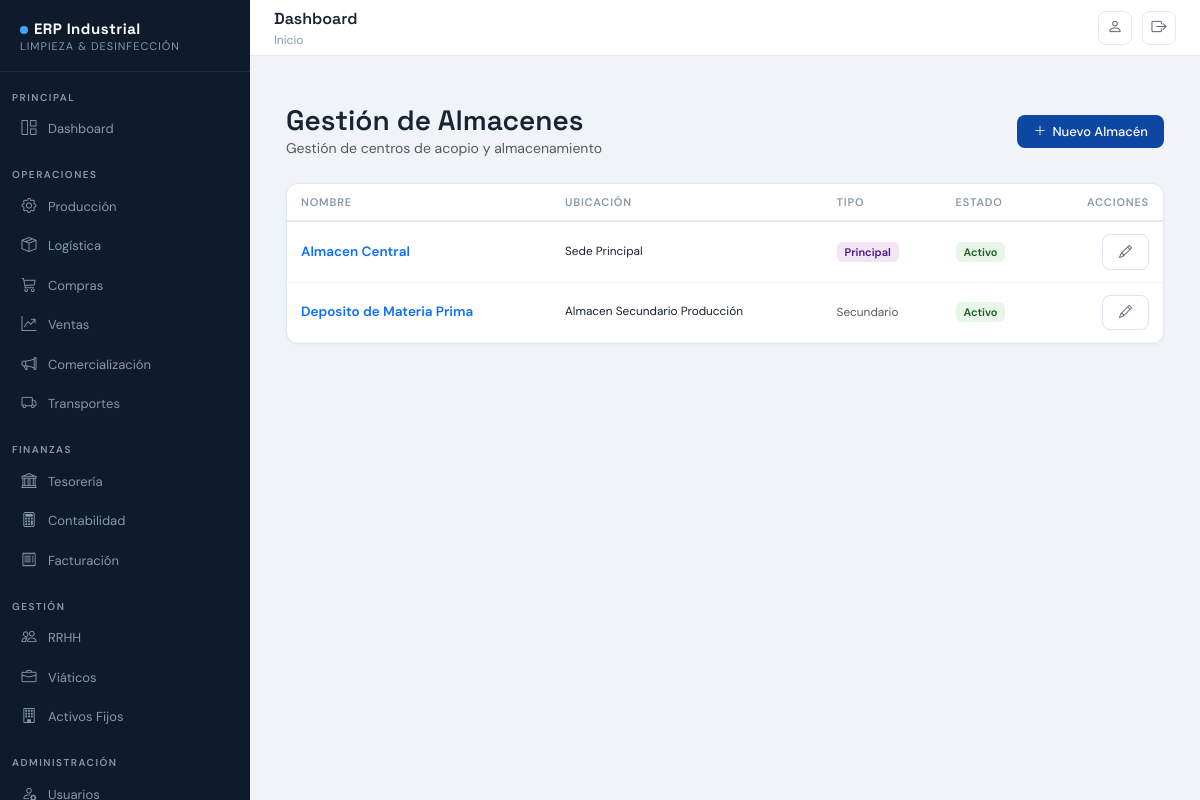
/logistica/almacenes/ (signed in), run on the app's committed database.
### apps/logistica/models.py (models this page shows, shortened)
class Almacen(models.Model):
    nombre = models.CharField(max_length=100)
    ubicacion = models.CharField(max_length=255, blank=True)
    es_principal = models.BooleanField(default=False)
    activo = models.BooleanField(default=True)
    class Meta:
        verbose_name_plural = "Almacenes"

### apps/logistica/views.py (the view)
# urls.py: path('almacenes/', views.almacen_list, name='almacen_list'),
@login_required
def almacen_list(request):
    try:
        from apps.logistica.models import Almacen
        almacenes = Almacen.objects.all()
    except Exception:
        almacenes = []
    return render(request, 'logistica/almacen_list.html', {
        'titulo': 'Gestión de Almacenes',
        'almacenes': almacenes,
    })

### apps/administracion/context_processors.py (called while the page is built)
def empresa_context(request):
    try:
        config = Empresa.objects.first()
    except:
        config = None
    return {'EMPRESA': config}

### apps/logistica/templates/logistica/almacen_list.html (shortened to what this page needs)
{% extends "base.html" %}
{% block content %}
<div class="container-fluid py-4">
    <div class="d-flex justify-content-between align-items-center mb-4">
        <div>
            <h2 class="topbar-title fs-3 mb-0">{{ titulo }}</h2>
            <p class="text-muted small mb-0">Gestión de centros de acopio y almacenamiento</p>
        </div>
        <a href="{% url 'logistica:almacen_create' %}" class="btn btn-erp btn-erp-primary">
            <i class="bi bi-plus-lg"></i> Nuevo Almacén
        </a>
    </div>
    <div class="erp-card">
        <div class="erp-card-body p-0">
            <div class="table-responsive">
                <table class="erp-table align-middle">
                    <thead>
                        <tr>
                            <th>Nombre</th>
                            <th>Ubicación</th>
                            <th>Tipo</th>
                            <th>Estado</th>
                            <th class="text-end">Acciones</th>
                        </tr>
                    </thead>
                    <tbody>
                        {% for a in almacenes %}
                        <tr>
                            <td>
                                <div class="fw-semibold text-primary">{{ a.nombre }}</div>
                            </td>
                            <td><div class="small">{{ a.ubicacion|default:"No especificada" }}</div></td>
                            <td>
                                {% if a.es_principal %}
                                <span class="badge-rol">Principal</span>
                                {% else %}
                                <span class="text-muted small">Secundario</span>
                                {% endif %}
                            </td>
                            <td>
                                <span class="badge-area {% if a.activo %}badge-activo{% else %}badge-inactivo{% endif %}">
                                    {% if a.activo %}Activo{% else %}Inactivo{% endif %}
                                </span>
                            </td>
                            <td class="text-end">
                                <a href="{% url 'logistica:almacen_update' a.pk %}" class="btn-erp btn-erp-outline btn-sm">
                                    <i class="bi bi-pencil"></i>
                                </a>
                            </td>
                        </tr>
                        {% endfor %}
                    </tbody>
                </table>
            </div>
        </div>
    </div>
</div>
{% endblock %}

### apps/core/templates/core/base.html (style rules this page uses)
:root { --erp-primary: #0d47a1; --erp-accent: #1565c0; --erp-dark: #0a1929; --erp-sidebar: #0d1b2a; --erp-sidebar2: #112240; --erp-text: #e8edf5; --erp-muted: #8899aa; --erp-border: rgba(255,255,255,0.07); --erp-hover: rgba(255,255,255,0.06); --erp-card: #ffffff; --erp-bg: #f0f4f8; --font-head: 'Space Grotesk', sans-serif; --font-body: 'DM Sans', sans-serif; }
*, *::before, *::after { box-sizing: border-box; margin: 0; padding: 0; }
body { font-family: var(--font-body); background: var(--erp-bg); color: #1a2332; min-height: 100vh; display: flex; }
.topbar-title { font-family: var(--font-head); font-size: 16px; font-weight: 600; color: #1a2332; }
.erp-card { background: #fff; border-radius: 12px; border: 1px solid #e2e8f0; box-shadow: 0 1px 3px rgba(0,0,0,.04); }
.erp-card-body { padding: 20px; }
.erp-table { width: 100%; border-collapse: collapse; font-size: 13.5px; }
.erp-table th { padding: 10px 14px; font-size: 11px; font-weight: 600; text-transform: uppercase; letter-spacing: .8px; color: #8899aa; border-bottom: 2px solid #e2e8f0; white-space: nowrap; }
.erp-table td { padding: 12px 14px; border-bottom: 1px solid #f0f4f8; vertical-align: middle; }
.badge-area { background: #e3f2fd; color: #0d47a1; font-size: 11px; font-weight: 600; padding: 3px 8px; border-radius: 6px; }
.badge-activo { background: #e8f5e9; color: #1b5e20; }
.badge-rol { background: #f3e5f5; color: #4a148c; font-size: 11px; font-weight: 600; padding: 3px 8px; border-radius: 6px; }
.btn-erp { font-family: var(--font-body); font-size: 13px; font-weight: 500; padding: 7px 16px; border-radius: 8px; border: none; cursor: pointer; display: inline-flex; align-items: center; gap: 6px; transition: all .15s; text-decoration: none; }
.btn-erp-primary { background: var(--erp-primary); color: #fff; }
.btn-erp-outline { background: #fff; color: #556; border: 1px solid #dde3eb; }

### data on the page
Almacen: nombre "Almacen Central", ubicacion "Sede Principal", es_principal "Principal", activo "Activo"
Almacen: nombre "Deposito de Materia Prima", ubicacion "Almacen Secundario Producción", es_principal "Secundario", activo "Activo"

### other printed values
{{ titulo }} "Gestión de Almacenes"
